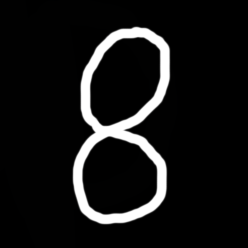
#> input picture image_recognizer/test_digit_8.png, 248 x 248 px
$ jupyter execute --allow-errors image_recognizer.ipynb   (shell and % lines are left out)
#> lines starting #> are read from the running program, lines starting #| are printed output that depends on the picture
# Digit Recognizer

https://www.kaggle.com/c/digit-recognizer

[cell 1]
from PIL import Image
import numpy as np
import matplotlib.pyplot as plt
from pprint import pprint
import pandas as pd

# validation
from sklearn.model_selection import cross_val_score
from sklearn.model_selection import GridSearchCV

from sklearn.svm import SVC

#> (a cell that did not finish here is left out)

[cell 3]
D = 28

def show_img(pixels):
    """Show image"""

    #img_2d_ar = np.reshape(np.array(img_ar), (D, D))
    img_2d_ar = np.reshape(pixels, (D, D))
    plt.gray()
    plt.matshow(img_2d_ar)
    plt.show()


def save_img(pixels):
    """Save image with Pillow"""

    #img_ar = list(map(int, "0,0,0,0,0,0,0,0,0,0,0,0,0,0,0,0,0,0,0,0,0,0,0,0,0,0,0,0,0,0,0,0,0,0,0,0,0,0,0,0,0,0,0,0,0,0,0,0,0,0,0,0,0,0,0,0,0,0,0,0,0,0,0,0,0,0,0,0,0,0,0,0,0,0,0,0,0,0,0,0,0,0,0,0,0,0,0,0,0,0,0,0,0,0,0,0,0,0,0,0,0,0,0,0,0,0,0,0,0,0,0,0,0,0,0,0,0,0,0,0,0,0,0,0,0,0,0,0,0,0,0,0,0,0,0,0,0,0,0,0,0,0,0,0,0,0,0,0,0,0,0,0,0,0,0,0,0,0,0,0,0,0,0,0,0,0,0,0,0,0,0,0,0,0,0,0,0,0,0,0,0,6,100,213,254,245,255,149,17,0,0,0,0,0,0,0,0,0,0,0,0,0,0,0,0,0,0,0,26,181,233,102,40,29,102,166,187,0,0,0,0,0,0,0,0,0,0,0,0,0,0,0,0,0,0,57,236,181,35,0,0,0,0,12,207,13,0,0,0,0,0,0,0,0,0,0,0,0,0,0,0,0,27,228,187,0,0,0,0,0,0,96,225,9,0,0,0,0,0,0,0,0,0,0,0,0,0,0,0,0,167,230,18,0,0,0,0,0,74,242,106,0,0,0,0,0,0,0,0,0,0,0,0,0,0,0,0,83,247,60,0,0,0,0,0,67,232,102,0,0,0,0,0,0,0,0,0,0,0,0,0,0,0,0,0,133,211,0,0,0,0,16,127,225,165,4,0,0,0,0,0,0,0,0,0,0,0,0,0,0,0,0,0,133,217,0,15,58,140,189,181,227,24,0,0,0,0,0,0,0,0,0,0,0,0,0,0,0,0,0,0,71,246,225,235,253,182,61,231,85,0,0,0,0,0,0,0,0,0,0,0,0,0,0,0,0,0,0,0,0,73,143,119,58,1,153,212,2,0,0,0,0,0,0,0,0,0,0,0,0,0,0,0,0,0,0,0,0,0,0,0,0,88,254,69,0,0,0,0,0,0,0,0,0,0,0,0,0,0,0,0,0,0,0,0,0,0,0,0,40,244,157,1,0,0,0,0,0,0,0,0,0,0,0,0,0,0,0,0,0,0,0,0,0,0,0,6,212,211,12,0,0,0,0,0,0,0,0,0,0,0,0,0,0,0,0,0,0,0,0,0,0,0,0,95,237,46,0,0,0,0,0,0,0,0,0,0,0,0,0,0,0,0,0,0,0,0,0,0,0,0,43,243,156,0,0,0,0,0,0,0,0,0,0,0,0,0,0,0,0,0,0,0,0,0,0,0,0,11,213,213,5,0,0,0,0,0,6,8,0,0,0,0,0,0,0,0,0,0,0,0,0,0,0,0,0,163,244,35,0,0,0,0,0,0,139,208,97,12,0,0,0,0,0,0,0,0,0,0,0,0,0,0,60,248,90,0,0,0,0,0,0,0,16,136,172,168,0,0,0,0,0,0,0,0,0,0,0,0,0,5,195,147,0,0,0,0,0,0,0,0,0,0,0,0,0,0,0,0,0,0,0,0,0,0,0,0,0,26,237,41,0,0,0,0,0,0,0,0,0,0,0,0,0,0,0,0,0,0,0,0,0,0,0,0,0,0,0,0,0,0,0,0,0,0,0,0,0,0,0,0,0,0,0,0,0,0,0,0,0,0,0,0,0,0,0,0,0,0,0,0,0,0,0,0,0,0,0,0,0,0,0,0,0".split(",")))
    img = Image.new('L', (D, D))
    img.putdata(pixels)
    img.save('test_img.png')

#> (a cell that did not finish here is left out)

[cell 5]
# probability=True to use method predict_proba
svc = SVC(kernel="poly", degree=2, probability=True)
#> (the rest of this cell did not finish here and is left out)

#> (a cell that did not finish here is left out)

#> (a cell that did not finish here is left out)

[cell 8]
df_output = pd.DataFrame()
#> (the rest of this cell did not finish here and is left out)

[cell 9]
# test with my custom imgs
test_img = Image.open('test_digit_8.png').convert('L')
#import PIL.ImageOps
#img11 = PIL.ImageOps.invert(img11)
test_img = test_img.resize((28, 28))
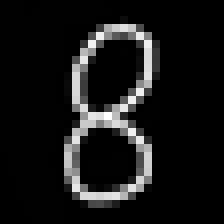
#> test_img: PIL image 28x28 L (shown 8 times larger); min 0, max 255, mean 22.8
#test_img.save('test_img.png')

test_img_ar = list(test_img.getdata())
#> test_img_ar = 784 values, max 255 at index 405, min 0 at index 3, mean 22.78
#> (the rest of this cell did not finish here and is left out)


$ run again, with image_recognizer/test_digit_1.png copied over image_recognizer/test_digit_8.png
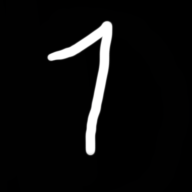
#> input picture image_recognizer/test_digit_1.png, 192 x 192 px
#> `test_img = test_img.resize((28, 28))`:
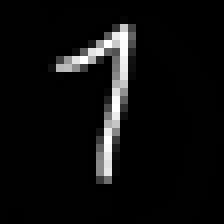
#> test_img: PIL image 28x28 L (shown 8 times larger); min 0, max 255, mean 13.7
#> test_img_ar = 784 values, max 255 at index 127, min 0 at index 5, mean 13.7

$ run again, with image_recognizer/test_digit_4.png copied over image_recognizer/test_digit_8.png
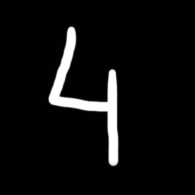
#> input picture image_recognizer/test_digit_4.png, 195 x 195 px
#> `test_img = test_img.resize((28, 28))`:
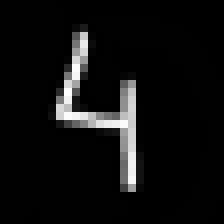
#> test_img: PIL image 28x28 L (shown 8 times larger); min 0, max 253, mean 15.2
#> test_img_ar = 784 values, max 253 at index 316, min 0 at index 7, mean 15.15
